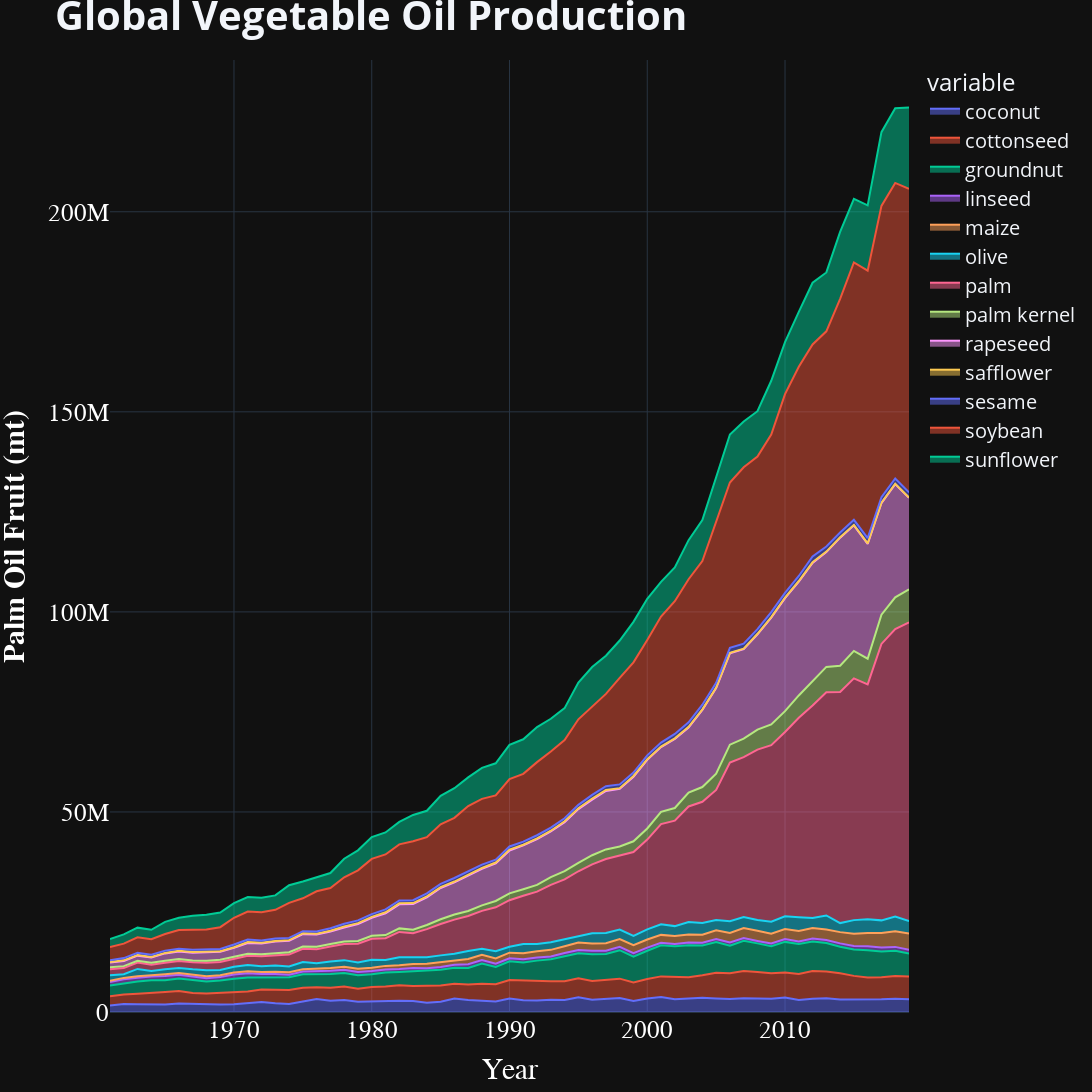

Notebook code cell kept with this figure:
### Code cell
veg_oil_prodn_fig = px.area(veg_oil_production, x='Year', y=veg_oil_production.columns[1:])

veg_oil_prodn_fig.update_traces(textfont_size=16, hovertemplate=None)

veg_oil_prodn_fig.update_layout(hovermode="x")

veg_oil_prodn_fig.update_layout(title_text="<b>Global Vegetable Oil Production<b>",title_font_size=40, legend_font_size=20, width=1800, height=1400)  # Add figure title

veg_oil_prodn_fig.update_xaxes(title_text="</b>Year</b>", title_font=dict(size=30, family='Verdana', color='white'), tickfont=dict(family='Calibri', color='white', size=25))  # format x-axis

veg_oil_prodn_fig.update_yaxes(title_text="<b>Palm Oil Fruit (mt)</b>", title_font=dict(size=30, family='Verdana', color='white'), tickfont=dict(family='Calibri', color='white', size=25))  # Format y-axes

veg_oil_prodn_fig.show()
